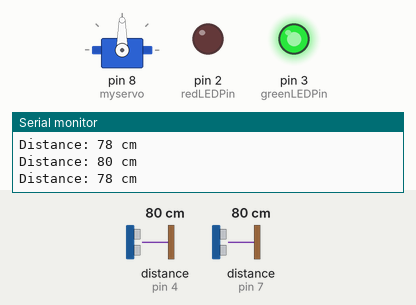
A sketch run on a simulated Arduino Uno, built with avr-gcc and run on an emulated ATmega328P. Shown: servo, output pins drawn as LEDs (lit = HIGH), the last lines printed to the serial monitor. Wiring (inferred from the names in the program): 2 × ultrasonic range finder: trigger pin 5, echo pin 4 / trigger pin 6, echo pin 7. The inputs (shaded band) are chosen by the test bench; at power-on: distance to the obstacle (sensors on pin 4, pin 7) 80 cm. The echo pulse lasts 58.3 µs per cm; pins used as bus, display or sensor lines are not drawn.

Above: at 1.3 s.
1.4 s: distance to the obstacle (sensor on pin 4) set to 12 cm
2.9 s: distance to the obstacle (sensor on pin 4) set to 9 cm
At 4.2 s:
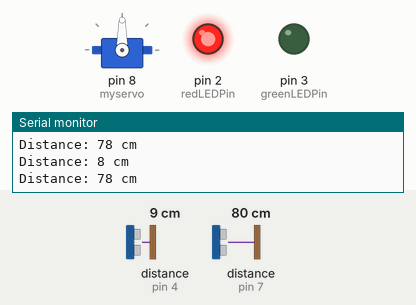
7.5 s: distance to the obstacle (sensor on pin 4) set to 18 cm
At 8.7 s:
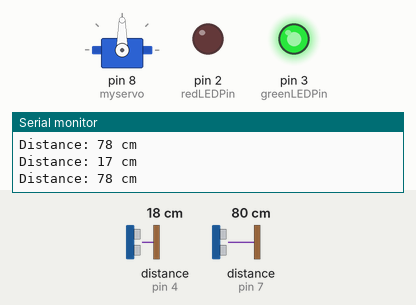
9.0 s: distance to the obstacle (sensor on pin 4) set to 2 cm
At 10.6 s:
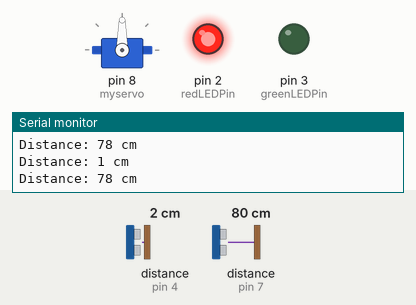
Timing chart, 0 to 11.6 s (numbered marks = the images above; inputs shaded):
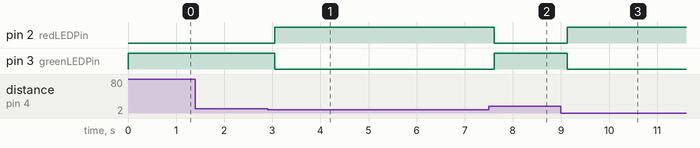

Measured:
- the behaviour switches between 11 and 10 cm on distance to the obstacle (sensor on pin 4) (found by bisection; images 0 and 1)
- after the input at 2.9 s, pin 2 (redLEDPin): LOW → HIGH after 0.15 s; pin 3 (greenLEDPin): HIGH → LOW after 0.15 s
- after the input at 7.5 s, pin 2 (redLEDPin): HIGH → LOW after 0.12 s; pin 3 (greenLEDPin): LOW → HIGH after 0.12 s
- after the input at 9.0 s, pin 2 (redLEDPin): LOW → HIGH after 0.14 s; pin 3 (greenLEDPin): HIGH → LOW after 0.14 s

The sketch:

icetech.ino
```cpp
#include <Servo.h>

Servo myservo;  // Create a servo object
const int trigPin1 = 6;  // Define the trigger pin
const int echoPin1 = 7; // Define the echo pin
long duration1;
int distance1;

// Define the pins for the ultrasonic sensor
const int trigPin = 5;
const int echoPin = 4;

// Define the pins for the LEDs
const int redLEDPin = 2;
const int greenLEDPin = 3;

// Define the maximum distance for the sensor (in centimeters)
const int maxDistance = 10;


void setup() {
  myservo.attach(8); // Attaches the servo on pin 11
  pinMode(trigPin1, OUTPUT);
  pinMode(echoPin1, INPUT);

 // Initialize the ultrasonic sensor pins
  pinMode(trigPin, OUTPUT);
  pinMode(echoPin, INPUT);

  // Initialize the LED pins
  pinMode(redLEDPin, OUTPUT);
  pinMode(greenLEDPin, OUTPUT);

  // Turn off both LEDs initially
  digitalWrite(redLEDPin, LOW);
  digitalWrite(greenLEDPin, LOW);

  Serial.begin(9600);
}

void loop() {

// Trigger the ultrasonic sensor to send a pulse
  digitalWrite(trigPin, LOW);
  delayMicroseconds(2);
  digitalWrite(trigPin, HIGH);
  delayMicroseconds(10);
  digitalWrite(trigPin, LOW);

  // Measure the time it takes for the pulse to return
  long duration = pulseIn(echoPin, HIGH);

  // Calculate the distance in centimeters
  int distance = duration / 58;  // Speed of sound is 343 m/s, so 1 cm is 58 microseconds

  // Print the distance for debugging (optional)
  Serial.print("Distance: ");
  Serial.print(distance);
  Serial.println(" cm");

  // Check if the distance is less than 5 cm
  if (distance < maxDistance) {
    // Turn on the red LED
    digitalWrite(redLEDPin, HIGH);
    digitalWrite(greenLEDPin, LOW);
  } else {
    // Turn on the green LED
    digitalWrite(greenLEDPin, HIGH);
    digitalWrite(redLEDPin, LOW);
  }


  // Trigger the ultrasonic sensor
  digitalWrite(trigPin1, LOW);
  delayMicroseconds(2);
  digitalWrite(trigPin1, HIGH);
  delayMicroseconds(10);
  digitalWrite(trigPin1, LOW);

  // Read the echo pulse duration
  duration1 = pulseIn(echoPin1, HIGH);

  // Calculate the distance in centimeters
  distance1 = duration1 * 0.034 / 2;

  // Print the distance to the serial monitor
  Serial.print("Distance: ");
  Serial.print(distance1);
  Serial.println(" cm");

  // Check if the distance is less than 10 cm
  if (distance1 < 15) {
    // Rotate the servo 90 degrees

    myservo.write(90);

    // Wait for 5 seconds
    delay(10000);

    // Return the servo to 0 degrees
    myservo.write(0);
  }

  // Add a delay before the next reading
  delay(500);

}
```
